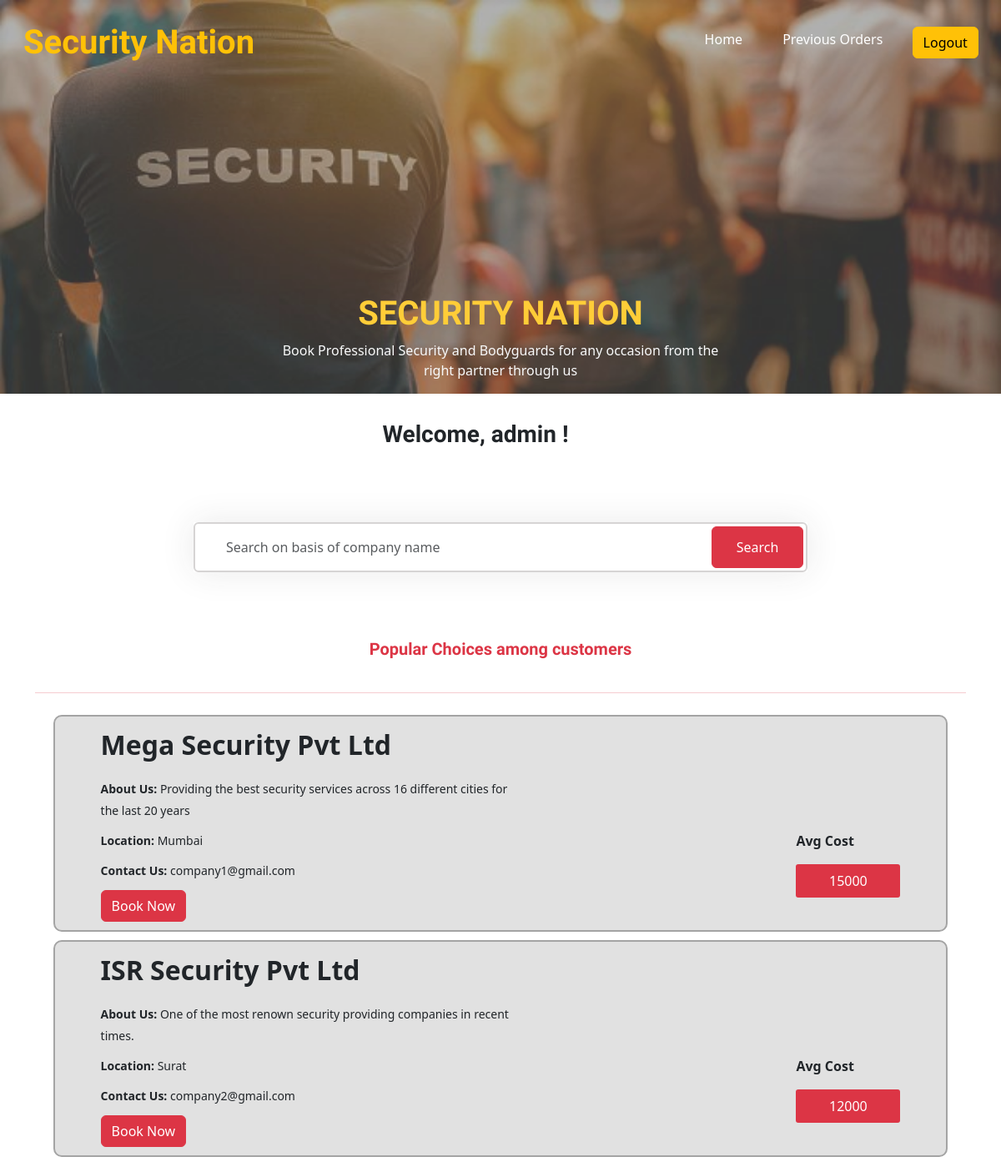
The app's page /website/userdash (signed in) with its own data.
### website/models.py (models this page shows)
class company(models.Model):
    user = models.ForeignKey(User,on_delete=models.CASCADE,null=True)
    id = models.AutoField(primary_key=True)
    cemail = models.CharField(max_length=30 , null=True)
    cname = models.CharField(max_length=30 , null=True)
    ccontact = models.CharField(max_length=30 , null=True)
    cgstin = models.CharField(max_length=30 , null=True)
    ccity = models.CharField(max_length=30 , null=True)
    cstate = models.CharField(max_length=30 , null=True)
    czip = models.CharField(max_length=30 , null=True)
    ccost=models.IntegerField(null=True)
    cdis = models.CharField(max_length=300 , null=True)
    cimage = models.ImageField(null=True, blank=True, upload_to="images/")
    comp=models.BooleanField(default= True,null=True)

### website/views.py (the view)
# urls.py: path('userdash',views.userdash,name='userdash'),
def userdash(request):
    companies=company.objects.all()
    return render(request,'website/userdash.html',{'companies':companies})

### website/templates/website/userdash.html (shortened to what this page needs)
<!DOCTYPE html>
{% load static %}
<html lang="en">
<head>
    <link href="https://cdn.jsdelivr.net/npm/bootstrap@5.3.0-alpha3/dist/css/bootstrap.min.css" rel="stylesheet">
</head>
<body>
    <nav class="navbar fixed-top navbar-expand-lg navbar-dark p-md-3">
        <div class="container">
            <a href="/website/userdash" class="navbar-brand sizet">Security Nation</a>
        </div>
        <div class="collapse navbar-collapse" id="navbarNav">
            <ul class="navbar-nav">
                <li class="nav-item margint">
                    <a href="#" class="nav-link text-white">Home</a>
                </li>
                <li class="nav-item margint">
                    <a href="{% url 'userpastorders' 0 %}" class="nav-link text-white">Previous Orders</a>
                </li>
                <form method="post" action="{% url 'logout' %}">
                    <li class="nav-item marginb">
                        <button type="submit" class="btn btn-warning">Logout</button>
                    </li>
                </form>
            </ul>
        </div>
    </nav>
    <div class="banner-image w-100 vh-80 d-flex justify-content-center align-item-center">
        <div class="content text-center">
            <h1 class="text-warning fonts">SECURITY NATION</h1>
            <p class="text-light" id="padd">Book Professional Security and Bodyguards for any occasion from the right partner through us</p>
        </div>
    </div>
    <div class="container margg d-flex flex-direction-column justify-content-center p">
        <h3 class="white fonts-popular-searches">Welcome, {{ user.username }} !</h3>
    </div>
    <div class="container">
        <div class="row my-5 d-flex justify-content-center align-items-center">
            <div class="col-md-8 margg">
                <div class="search">
                    <input type="text" class="form-control" id="search-input" placeholder="Search on basis of company name">
                    <button class="btn btn-danger" id="search-btn">Search</button>
                </div>
            </div>
        </div>
    <div class="container margg d-flex flex-direction-column justify-content-center">
        <h5 class="redd fonts-popular-searches">Popular Choices among customers</h5>
    </div>
    <hr class="redd">
    <div class="container my-7 d-grid gap-5 ">
        <div id="search-results">
            {% for company in companies %}
            <div class="view_item" style="display: flex; justify-content: space-between; padding-left: 5%; padding-right: 5%;">
                <div class="vi_right">
                    <p class="title2">{{ company.cname }}</p>
                    <p class="content"><strong>About Us:</strong> {{ company.cdis }}</p>
                    <p class="content"><strong>Location:</strong> {{ company.ccity }}</p>
                    <p class="content"><strong>Contact Us:</strong> {{ company.cemail }}</p>
                    <a href="{% url 'booking' company.id %}">
                        <button type="button" class="btn btn-danger">Book Now</button>
                    </a>
                </div>
                <div class="vi_cost" style="padding-left: 50%;padding-top: 12%;">
                    <p class="title">Avg Cost</p>
                    <p class="btn2">{{ company.ccost }}</p>
                </div>
            </div>
            {% endfor %}
        </div>
        </div>
    </div>
</body>
</html>

### records on screen
company: cname "Mega Security Pvt Ltd", cdis "Providing the best security services across 16 different cities for the last 20 years", ccity "Mumbai", cemail "company1@gmail.com", ccost "15000"
company: cname "ISR Security Pvt Ltd", cdis "One of the most renown security providing companies in recent times.", ccity "Surat", cemail "company2@gmail.com", ccost "12000"

### other values on screen
{{ user.username }} "admin"
